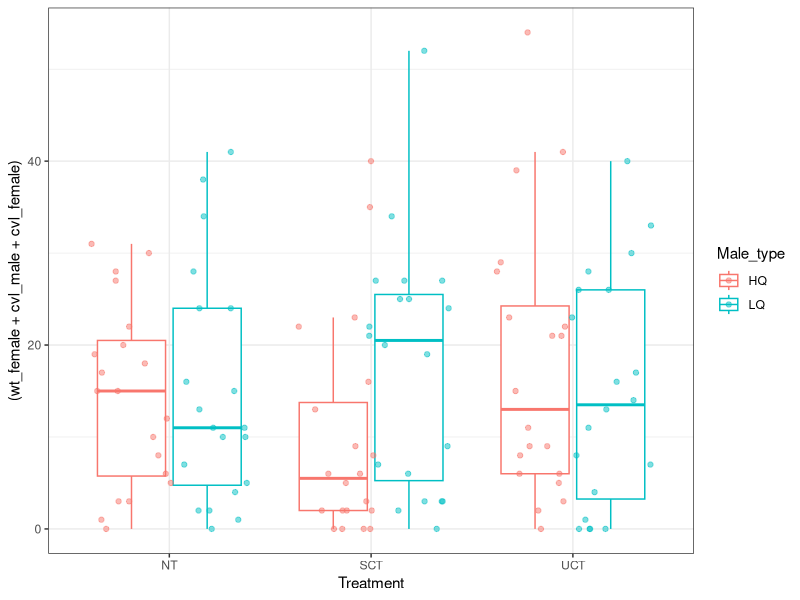
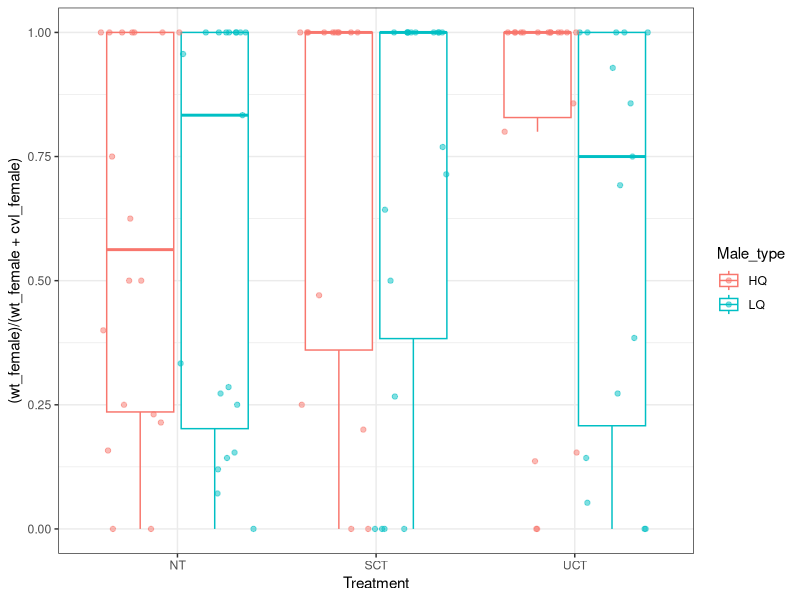
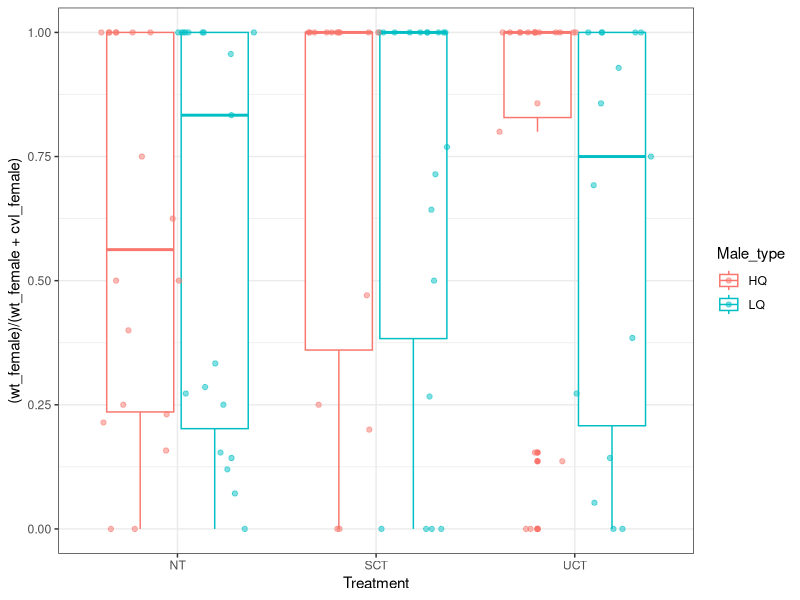
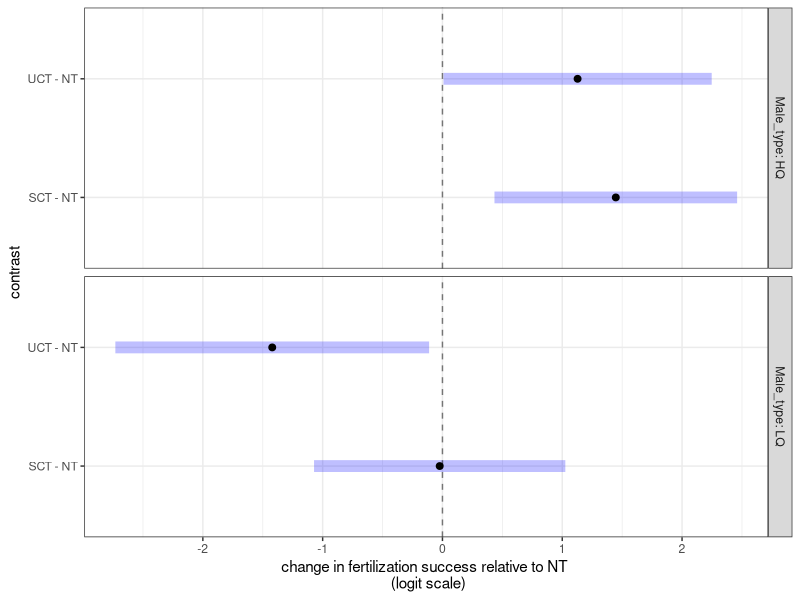
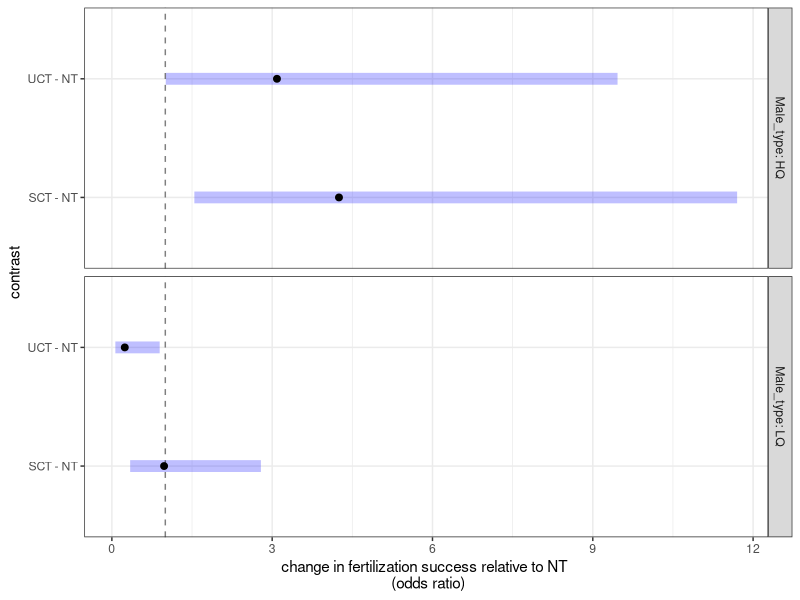

Recreate these plots in R, in order. (Note: this script raises an error after producing the figures.)
## ---- chunk 1
knitr::opts_chunk$set(echo = TRUE)
options(digits = 3)
## ---- chunk 2
library(ggplot2)
library(ggbeeswarm)
library(dplyr)
library(tidyverse)
library(glmmTMB)
library(emmeans)
## ---- chunk 3
dat <- read.csv("../data/Territoriality_CommonCompetitorCVL_2020.csv") %>% na.omit() 
## ---- chunk 4
ggplot(dat, aes(Treatment, y = (wt_female + cvl_male + cvl_female), colour = Male_type)) +
  geom_boxplot(outliers = FALSE) + 
  geom_point(position = position_jitterdodge(), alpha = 0.5) +
theme_bw()
## ---- chunk 5
ggplot(dat, aes(Treatment, y = (wt_female)/(wt_female + cvl_female), colour = Male_type)) + 
  geom_boxplot(outliers = FALSE) + 
  geom_point(position = position_jitterdodge(), alpha = 0.5) +
  theme_bw()
## ---- chunk 6
dummy_var <- with(dat, 
                  (wt_female + cvl_female) > 0, TRUE, FALSE)

data_progeny <- dat[dummy_var,]
summary(data_progeny)
## ---- chunk 7
ggplot(data_progeny, aes(Treatment, y = (wt_female)/(wt_female + cvl_female), colour = Male_type)) + 
  geom_boxplot() + 
  geom_point(position = position_jitterdodge(), alpha = 0.5) +
  theme_bw()
## ---- chunk 8
mod1 <- glmmTMB(cbind(wt_female, cvl_female) ~ Treatment*Male_type + (1|Block) + (1|Cage_number),
                data = data_progeny,
                family = binomial)
## ---- chunk 9
summary(mod1)
## ---- chunk 10
model_anova_supplement <- as.data.frame(car::Anova(mod1))
## ---- chunk 11
mod_est <- emmeans(mod1, ~ Treatment | Male_type)
## ---- chunk 12
mod_contrasts <- contrast(mod_est, method = "trt.vs.ctrl1")

confint(mod_contrasts)

plot(mod_contrasts) + xlab("change in fertilization success relative to NT \n (logit scale)") +
  geom_vline(xintercept = 0, lty = 2, alpha = 0.5) +
  theme_bw()
## ---- chunk 13
mod_est_response <- emmeans(mod1, ~ Treatment | Male_type, type = "response")
## ---- chunk 14
mod_contrasts_OR <- contrast(mod_est_response, method = "trt.vs.ctrl1")

confint(mod_contrasts_OR)

plot(mod_contrasts_OR) + xlab("change in fertilization success relative to NT \n (odds ratio)") +
  geom_vline(xintercept = 1, lty = 2, alpha = 0.5) +
  theme_bw()
## ---- chunk 15

contrast_df <- as.data.frame(confint(mod_contrasts_OR))

ggplot(contrast_df, aes(x = odds.ratio, y = contrast)) +
  facet_grid(rows = vars(Male_type)) +
  geom_pointrange(aes(xmin = lower.CL, xmax = upper.CL)) +
  theme_classic() +
  geom_vline(xintercept = 1, lty = 2, alpha = 0.5) +
  xlab("Change in fertilization success \n relative to NT (odds ratio)") +
  ylab("Territorial treatment contrast")


## ---- chunk 16
estimates_set_up <- emmeans(mod1, pairwise ~ Treatment * Male_type)

interaction_contrast <- contrast(estimates_set_up [[1]], 
                                 interaction = c(Treatment = "trt.vs.ctrl1", Male_type = "pairwise"),
                                 by = NULL)

confint(interaction_contrast)
## ---- chunk 17
plot(interaction_contrast) + xlab("change in male competitive fitness of high quality vs low quality males \n in each environmental relative to NT \n (logit)") +
  geom_vline(xintercept = 0, lty = 2, alpha = 0.5) +
  theme_bw()
